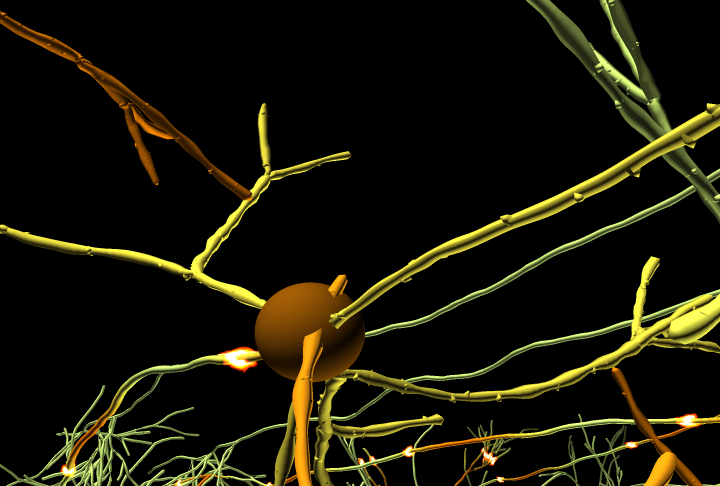
#> input picture brain_398.tif, 720 x 486 px
$ jupyter execute jpeg_encode_decode.ipynb
#> lines starting #> are read from the running program, lines starting #| are printed output that depends on the picture; long printed decimals are rounded
# JPEG ENCODING

## Loading modules and image

[cell 1]
import numpy as np
import cv2
import math
import matplotlib.pyplot as plt
# Load image
num_co=28
block_size=8
img_name='brain_398.tif'
img = cv2.imread(img_name)
#> img is the input picture: shape (486, 720, 3); mean B, G, R 7.6, 22.6, 25.1
height, width, channels = img.shape

## Adding zero padding in the image

[cell 2]
padding_h=0
padding_w=0
if(height%block_size!=0):
    padding_h =block_size - height %block_size
if(width%block_size!=0):
    padding_w =block_size - width %block_size
padded_array = np.zeros((height + padding_h, width + padding_w,3), dtype=np.uint8)
padded_array[:height, :width, :] = img
img=padded_array
height, width, channels = img.shape
img_yuv = cv2.cvtColor(img, cv2.COLOR_BGR2YUV)
#> img_yuv: shape (488, 720, 3); mean of channels 0, 1, 2 21.6, 121.1, 131
y,u,v=cv2.split(img_yuv)
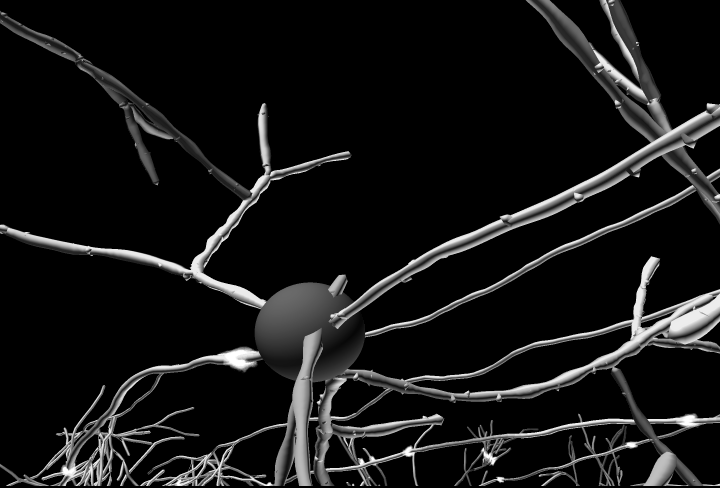
#> y: shape (488, 720); min 0, max 255, mean 21.6
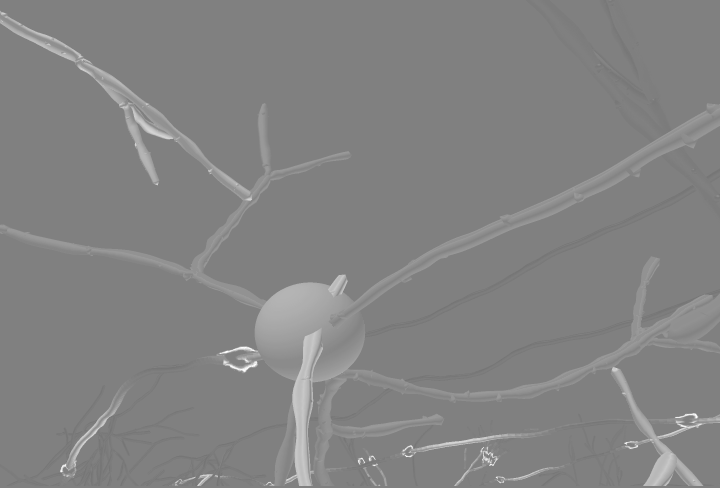
#> v: shape (488, 720); min 117, max 255, mean 131

## Defining QY and QUV standard matrices for default block size of 8 cross 8

[cell 3]
QY = np.array([[16, 11, 10, 16, 24, 40, 51, 61],
               [12, 12, 14, 19, 26, 58, 60, 55],
               [14, 13, 16, 24, 40, 57, 69, 56],
               [14, 17, 22, 29, 51, 87, 80, 62],
               [18, 22, 37, 56, 68, 109, 103, 77],
               [24, 35, 55, 64, 81, 104, 113, 92],
               [49, 64, 78, 87, 103, 121, 120, 101],
               [72, 92, 95, 98, 112, 100, 103, 99]])

QUV = np.array([[17, 18, 24, 47, 99, 99, 99, 99],
               [18, 21, 26, 66, 99, 99, 99, 99],
               [24, 26, 56, 99, 99, 99, 99, 99],
               [47, 66, 99, 99, 99, 99, 99, 99],
               [99, 99, 99, 99, 99, 99, 99, 99],
               [99, 99, 99, 99, 99, 99, 99, 99],
               [99, 99, 99, 99, 99, 99, 99, 99],
               [99, 99, 99, 99, 99, 99, 99, 99]])

## Taking the DCT and then converting them into quantization matrices

[cell 4]
dct_y=np.zeros(y.shape)
dct_u=np.zeros(u.shape)
dct_v=np.zeros(v.shape)
for i in range(0,y.shape[0],block_size):
    for j in range(0,y.shape[1],block_size):
        dct_y[i:i+block_size,j:j+block_size]=cv2.dct(np.float32(y[i:i+block_size,j:j+block_size]))
        dct_u[i:i+block_size, j:j+block_size] = cv2.dct(np.float32(u[i:i+block_size, j:j+block_size]))
        dct_v[i:i+block_size, j:j+block_size] = cv2.dct(np.float32(v[i:i+block_size, j:j+block_size]))
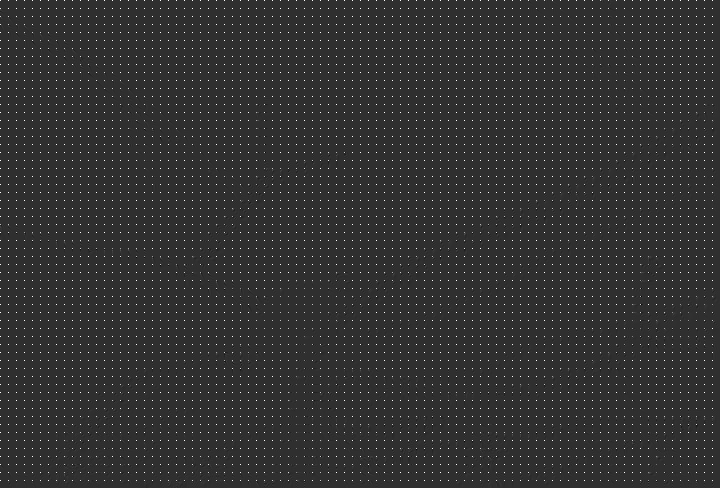
#> dct_u: shape (488, 720) float64; min -235.2, max 1024, mean 15.1; drawn with min black and max white
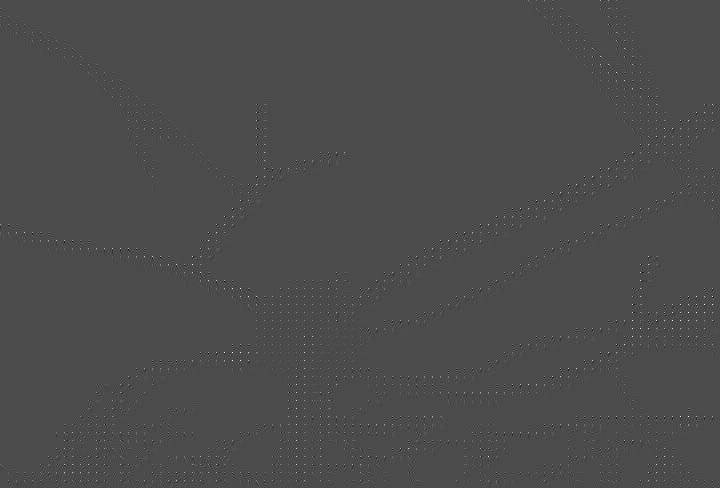
#> dct_y: shape (488, 720) float64; min -835, max 1974.6, mean 2.7; drawn with min black and max white

quantized_y=np.zeros(y.shape)
quantized_u=np.zeros(u.shape)
quantized_v=np.zeros(v.shape)
for i in range(0,y.shape[0],block_size):
    for j in range(0,y.shape[1],block_size):
        quantized_y[i:i+block_size,j:j+block_size]=np.round(dct_y[i:i+block_size,j:j+block_size]/QY)
        quantized_u[i:i+8,j:j+block_size]=np.round(dct_u[i:i+block_size,j:j+block_size]/QUV)
        quantized_v[i:i+block_size,j:j+block_size]=np.round(dct_v[i:i+block_size,j:j+block_size]/QUV)
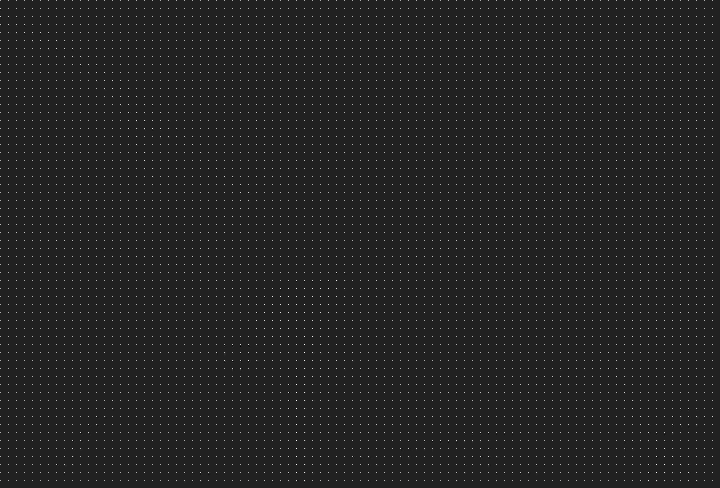
#> quantized_v: shape (488, 720) float64; min -14, max 92, mean 1; drawn with min black and max white
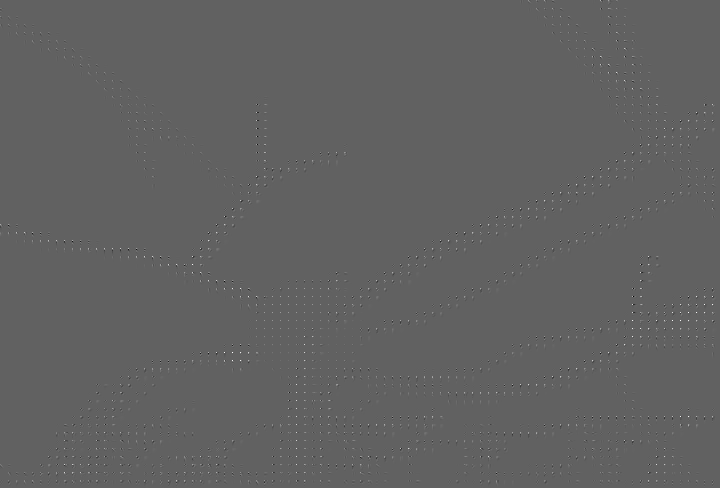
#> quantized_y: shape (488, 720) float64; min -76, max 123, mean 0.2; drawn with min black and max white

## Defining function for zig-zag conversion of 2D matrix

[cell 5]
def zigzag_converter(matrix,num_coeffs=num_co,block_size=8,height=height,width=width):
#> called with num_coeffs = 28, block_size = 8, height = 488, width = 720
    subarrays=matrix.reshape(height//block_size,block_size,width//block_size,block_size).swapaxes(1,2).reshape(-1,block_size,block_size)
    zigzag_patterns=[]
    for subarray in subarrays:
        zigzag_pattern = np.zeros((block_size * block_size,))
        index = 0
        for i in range(block_size):
            if i % 2 == 0:
                for j in range(i + 1):
                    row = i - j
                    col = j
                    if row < block_size and col < block_size:
                        zigzag_pattern[index] = subarray[row, col]
                        index += 1
            else:
                for j in range(i + 1):
                    row = j
                    col = i - j
                    if row < block_size and col < block_size:
                        zigzag_pattern[index] = subarray[row, col]
                        index += 1
        for i in range(1, block_size):
            if i % 2 == 0:
                for j in range(i, block_size):
                    row = block_size - j + i - 1
                    col = j
                    if row < block_size and col < block_size:
                        zigzag_pattern[index] = subarray[row, col]
                        index += 1
            else:
                for j in range(i, block_size):
                    row = j
                    col = block_size - j + i - 1
                    if row < block_size and col < block_size:
                        zigzag_pattern[index] = subarray[row, col]
                        index += 1
        zigzag_pattern[num_coeffs:]=0
        zigzag_patterns.append(zigzag_pattern)
#> after the loop, zigzag_patterns = 5490 items


    # Save the zigzag patterns in a 1D array
    zigzag_array = np.vstack(zigzag_patterns)
    # Set all coefficients after num_coeffs to zero
    return zigzag_array

### Converting the matrices into zigzag array of blocks

[cell 6]
zigzag_y=zigzag_converter(matrix=quantized_y)
zigzag_u=zigzag_converter(matrix=quantized_u)
zigzag_v=zigzag_converter(matrix=quantized_v)

## Writing all data to file named with `output_jpeg_encoded.npy`

[cell 7]
data={"filename":img_name,
      "block_size":block_size,
      "num_coeffs":num_co,
      "height":height,
      "width":width,
      "is_grayscale":True,
      "quantized_y":zigzag_y,
      "quantized_u":zigzag_u,
      "quantized_v":zigzag_v}
np.save('output_jpeg_encoded.npy', data)

## Calculations
* Total bits required to represent encoded matrix without removing trailing zeroes
* Calculating total number of bits required to represent our original image

[cell 8]
quantized_array = np.concatenate((quantized_y.ravel(), quantized_u.ravel(), quantized_v.ravel()))

# Count the number of bits required to store each non-zero element
total_bits = 0
for element in quantized_array:
    if element != 0:
        total_bits += int(math.ceil(math.log2(abs(element) + 1)))
    else:
        total_bits+=1
#> after the loop, total_bits = 1159715

print(f"Total number of bits required to represent encoded image withouting removing last zeroes: {total_bits}")
#| Total number of bits required to represent encoded image withouting removing last zeroes: 1159715
# Compute total number of bits required to store image
num_pixels = img.shape[0] * img.shape[1]
num_channels = img.shape[2]
total_bits_ = num_pixels * num_channels * 8

print(f"Total number of bits required to store image: {total_bits_}")
#| Total number of bits required to store image: 8432640
print(f"Compression Ratio:{total_bits_/total_bits} ")
#| Compression Ratio:7.271
Compression_Ratio_with_last_zeroes = total_bits_/total_bits
#> Compression_Ratio_with_last_zeroes = 7.27
total_bitsx=total_bits
#> total_bitsx = 1159715

## Calculations
* Total bits required to represent encoded matrix after removing trailing zeroes
* Calculating total number of bits required to represent our original image

[cell 9]
total_bits=1
for i in range(len(zigzag_y)):
    temp=np.trim_zeros(zigzag_y[i])
    for elemnt in temp:
        if element != 0:
            total_bits += math.floor(math.log2(element))+1
        else:
            total_bits+=1
#> after the loop, total_bits = 40661
for i in range(len(zigzag_u)):
    temp=np.trim_zeros(zigzag_u[i])
    for elemnt in temp:
        if element != 0:
            total_bits += math.floor(math.log2(element))+1
        else:
            total_bits+=1
#> after the loop, total_bits = 60265
for i in range(len(zigzag_v)):
    temp=np.trim_zeros(zigzag_v[i])
    for elemnt in temp:
        if element != 0:
            total_bits += math.floor(math.log2(element))+1
        else:
            total_bits+=1
#> after the loop, total_bits = 73314


print(f"Total number of bits required to represent encoded image after removing last zeroes: {total_bits}")
#| Total number of bits required to represent encoded image after removing last zeroes: 73314
# Compute total number of bits required to store image
num_pixels = img.shape[0] * img.shape[1]
num_channels = img.shape[2]
total_bits_ = num_pixels * num_channels * 8

print(f"Total number of bits required to store image: {total_bits_}")
#| Total number of bits required to store image: 8432640
print(f"Compression Ratio:{total_bits_/total_bits} ")
#| Compression Ratio:115.021
Compression_ratio_without_last_zeroes=total_bits_/total_bits
#> Compression_ratio_without_last_zeroes = 115
print(total_bits,total_bits_)
#| 73314 8432640

# JPEG DECODING

## Loading all data written in `output_jpeg_encoded.npy`

[cell 10]
loaded_data=np.load('output_jpeg_encoded.npy',allow_pickle=True).item()
quantized_y=loaded_data['quantized_y']
quantized_u=loaded_data['quantized_u']
quantized_v=loaded_data['quantized_v']
img_name=loaded_data['filename']
block_size=loaded_data['block_size']
is_grayscale=loaded_data['is_grayscale']
num_coeffs=loaded_data['num_coeffs']
height=loaded_data['height']
width=loaded_data['width']

## Defining our function to inverse the zigzag array into a 2D array

[cell 11]
# Define the inverse zigzag pattern function
def inverse_zigzag_pattern(zigzag_pattern):
    # Get the size of the block
    block_size = int(np.sqrt(len(zigzag_pattern)))
    # Create an empty block
    block = np.zeros((block_size, block_size))
    # Initialize the indices for the first row and column
    i = 0
    j = 0
    # Loop through the zigzag pattern and fill in the block
    for k in range(len(zigzag_pattern)):
        block[i, j] = zigzag_pattern[k]
        # Move to the next row or column depending on the direction
        if (i + j) % 2 == 0:
            # Even direction (upwards)
            if j == block_size - 1:
                i += 1
            elif i == 0:
                j += 1
            else:
                i -= 1
                j += 1
        else:
            # Odd direction (downwards)
            if i == block_size - 1:
                j += 1
            elif j == 0:
                i += 1
            else:
                i += 1
                j -= 1
    # Return the block
    return block

### Converting zigzag y matrix into 2D matrix

[cell 12]
subarrays = quantized_y.reshape(-1, block_size, block_size)
# Define the inverse zigzag pattern function for each subarray
inverse_zigzag_patterns = []
for subarray in subarrays:
    zigzag_pattern = inverse_zigzag_pattern(subarray.flatten())
    inverse_zigzag_patterns.append(zigzag_pattern)

num_blocks_x=int(height/block_size)
num_blocks_y=int(width/block_size)
# Reshape the inverse zigzag patterns into a matrix
quantized_y = np.block([[inverse_zigzag_patterns[i * num_blocks_y + j] for j in range(num_blocks_y)] for i in range(num_blocks_x)])

### Converting zigzag u matrix into 2D matrix

[cell 13]
subarrays = quantized_u.reshape(-1, block_size, block_size)
# Define the inverse zigzag pattern function for each subarray
inverse_zigzag_patterns = []
for subarray in subarrays:
    zigzag_pattern = inverse_zigzag_pattern(subarray.flatten())
    inverse_zigzag_patterns.append(zigzag_pattern)

num_blocks_x=int(height/block_size)
num_blocks_y=int(width/block_size)
# Reshape the inverse zigzag patterns into a matrix
quantized_u = np.block([[inverse_zigzag_patterns[i * num_blocks_y + j] for j in range(num_blocks_y)] for i in range(num_blocks_x)])

### Converting zigzag v matrix into 2D matrix

[cell 14]
subarrays = quantized_v.reshape(-1, block_size, block_size)
# Define the inverse zigzag pattern function for each subarray
inverse_zigzag_patterns = []
for subarray in subarrays:
    zigzag_pattern = inverse_zigzag_pattern(subarray.flatten())
    inverse_zigzag_patterns.append(zigzag_pattern)

num_blocks_x=int(height/block_size)
num_blocks_y=int(width/block_size)
# Reshape the inverse zigzag patterns into a matrix
quantized_v = np.block([[inverse_zigzag_patterns[i * num_blocks_y + j] for j in range(num_blocks_y)] for i in range(num_blocks_x)])

## Dequantizing the qunatized matrix and then applying IDCT

[cell 15]
# (quantized_y, quantized_u, quantized_v) = np.load('output_jpeg_encoded.npy')
dequantized_y=np.zeros(quantized_y.shape)
dequantized_u=np.zeros(quantized_u.shape)
dequantized_v=np.zeros(quantized_v.shape)
for i in range(0,quantized_y.shape[0],block_size):
    for j in range(0,quantized_y.shape[1],block_size):
        dequantized_y[i:i+block_size,j:j+block_size]=quantized_y[i:i+block_size,j:j+block_size]*QY
        dequantized_u[i:i+block_size,j:j+block_size]=quantized_u[i:i+block_size,j:j+block_size]*QUV
        dequantized_v[i:i+block_size,j:j+block_size]=quantized_v[i:i+block_size,j:j+block_size]*QUV

idct_y = np.zeros(quantized_y.shape)
idct_u=np.zeros(quantized_u.shape)
idct_v=np.zeros(quantized_v.shape)
for i in range(0, quantized_y.shape[0], block_size):
    for j in range(0, quantized_y.shape[1], block_size):
        idct_y[i:i+block_size, j:j+block_size] = cv2.idct(np.float32(dequantized_y[i:i+block_size, j:j+block_size]))
        idct_u[i:i+block_size, j:j+block_size] = cv2.idct(np.float32(dequantized_u[i:i+block_size, j:j+block_size]))
        idct_v[i:i+block_size, j:j+block_size] = cv2.idct(np.float32(dequantized_v[i:i+block_size, j:j+block_size]))
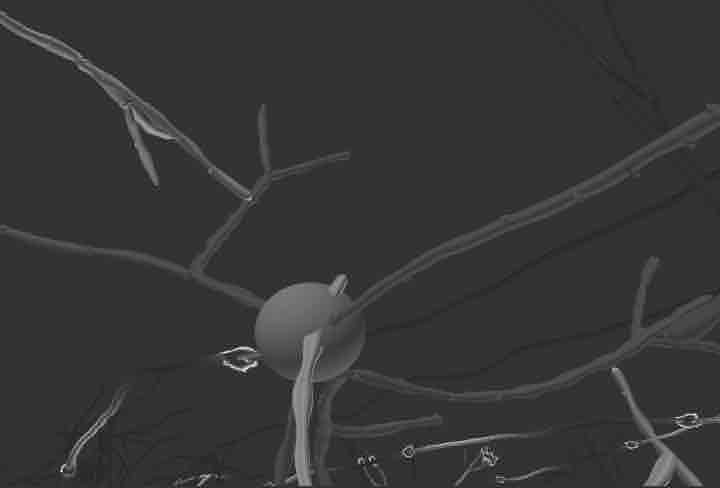
#> idct_v: shape (488, 720) float64; min 89.12, max 282.6, mean 130.7; drawn with min black and max white
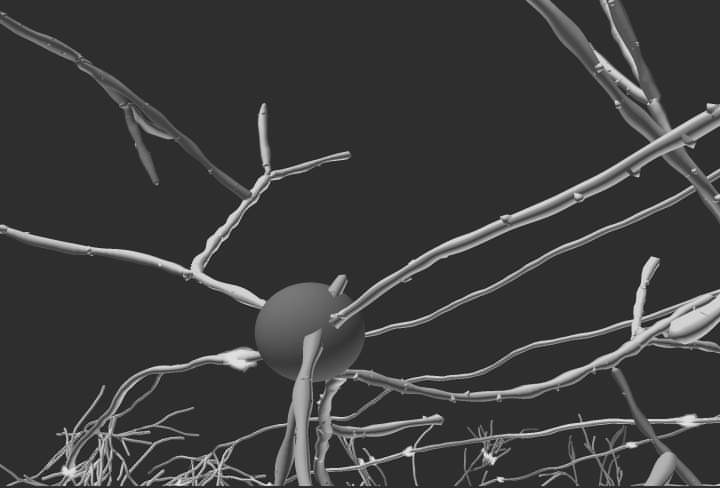
#> idct_y: shape (488, 720) float64; min -67.41, max 300.6, mean 21.6; drawn with min black and max white

## Merging y,u,v and then convert to RGB and save the image as `compressed_image.jpg`

[cell 16]
# print(idct_y.shape)
idct_yuv = cv2.merge([idct_y, idct_u, idct_v])
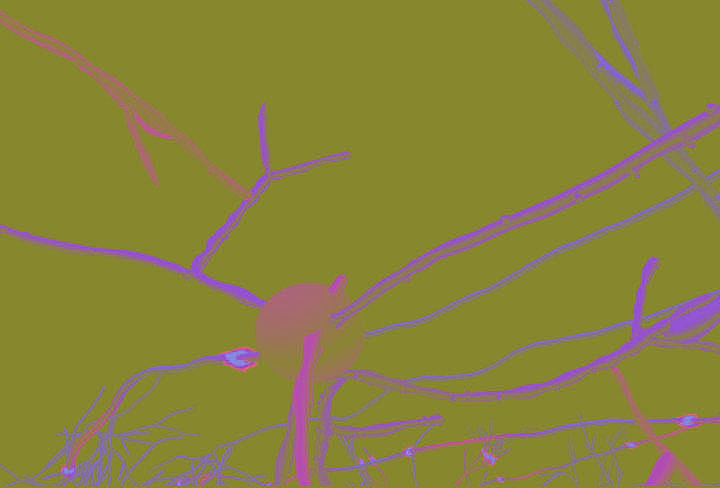
#> idct_yuv: shape (488, 720, 3) float64; mean of channels 0, 1, 2 21.6, 120.8, 130.7; drawn with min black and max white
compressed_img = cv2.cvtColor(cv2.convertScaleAbs(idct_yuv), cv2.COLOR_YUV2BGR)

### 1. Removing extra added padding from the image

[cell 17]
cropped_image = compressed_img[padding_h:height, padding_w:width, :]
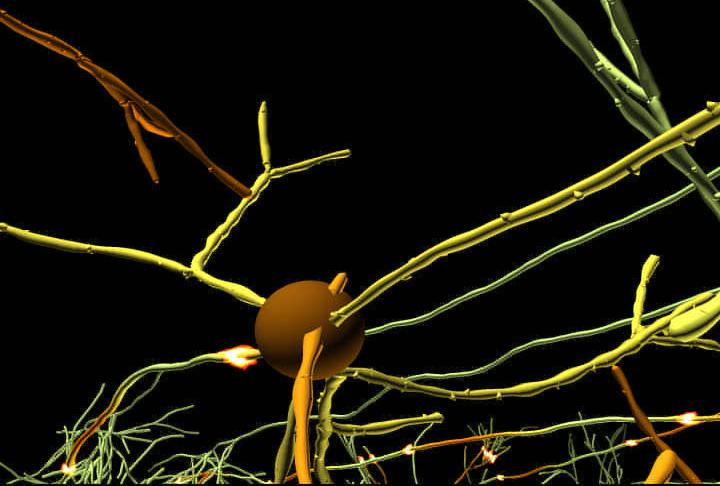
#> cropped_image: shape (486, 720, 3); mean B, G, R 9, 24.2, 25.9

### 2. Saving the cropped image

[cell 18]
cv2.imwrite('compressed_image.jpg', cropped_image)
cropped_image.shape

## Plotting all the required values

[cell 19]
#printing the values
original_image=cv2.imread(img_name)
compressed_image=cv2.imread('compressed_image.jpg')
# Calculate the RMSE and PSNR between the original and compressed images
rmse = np.sqrt(np.mean((original_image - compressed_image)**2))
#> rmse = 5.1
psnr = 20 * np.log10(255.0 / rmse)
#> psnr = 33.97
# Calculate the compression ratio
original_size = original_image.shape[0] * original_image.shape[1]
compressed_size = compressed_image.shape[0] * compressed_image.shape[1]
compression_ratio = original_size / compressed_size

original_image = cv2.cvtColor(original_image, cv2.COLOR_BGR2RGB)
compressed_image = cv2.cvtColor(compressed_image, cv2.COLOR_BGR2RGB)
# Plot the original and compressed images side by side
fig, (ax1, ax2) = plt.subplots(1, 2, figsize=(15, 10))
ax1.imshow(original_image)
ax1.set_title('Original Image')
ax2.imshow(compressed_image)
ax2.set_title('Compressed Image')
# Add a text box with the RMSE, PSNR, and compression ratio
textstr = f'RMSE = {rmse:.2f}\nPSNR = {psnr:.2f}\nTotal kb required to store image={total_bits_/(1024*8):.2f}kb\nTotal kb required to store encoded image without removing trailing zeroes={total_bitsx/(1024*8):.2f}kb\nCompression Ration with trailing zeroes={Compression_Ratio_with_last_zeroes:.2f}\nTotal kb required to store encoded image after removing trailing zeroes={total_bits/(1024*8):.2f}kb\nCompression Ratio without trailing zeroes = {Compression_ratio_without_last_zeroes:.2f}'
props = dict(boxstyle='round', facecolor='wheat', alpha=0.5)
fig.text(0.05, 0.05, textstr, fontsize=12, verticalalignment='bottom', bbox=props)
plt.show()
